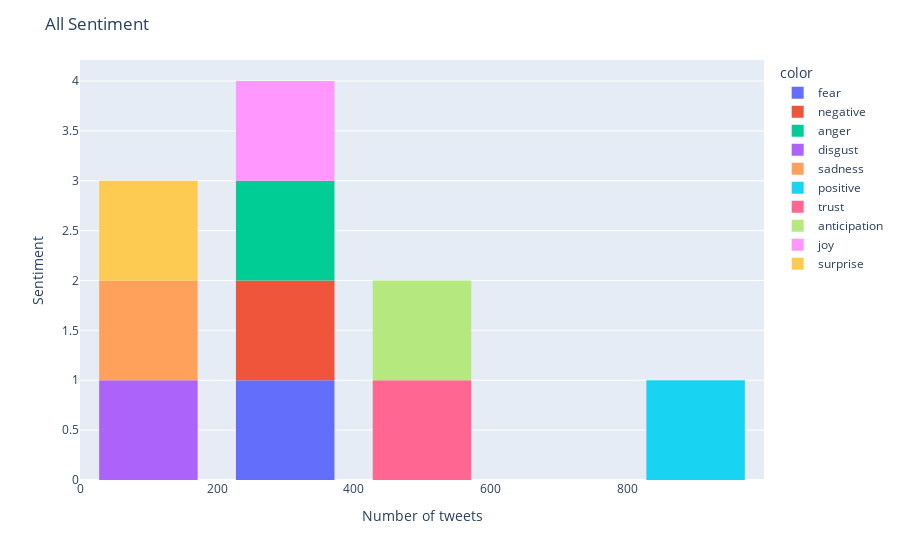

Source (notebook cell):
### Code cell
fig = px.histogram(dfCount['Sentiment'], x=dfCount["Count"], color=dfCount["Sentiment"])
fig.update_layout(
            title_text='All Sentiment', # title of plot
            xaxis_title_text='Number of tweets', # xaxis label
            yaxis_title_text='Sentiment', # yaxis label
            bargap=0.2, 
            bargroupgap=0.1 )
fig.show()

### Figure 1 — Plotly figure (JSON) as saved in the notebook; plotly's stock layout.template omitted (floating-point values rounded to 4 significant figures)
{"data": [{"alignmentgroup": "True", "bingroup": "x", "hovertemplate": "color=fear<br>x=%{x}<br>count=%{y}<extra></extra>", "legendgroup": "fear", "marker": {"color": "#636efa"}, "name": "fear", "offsetgroup": "fear", "orientation": "v", "showlegend": true, "type": "histogram", "x": [257], "xaxis": "x", "yaxis": "y"}, {"alignmentgroup": "True", "bingroup": "x", "hovertemplate": "color=negative<br>x=%{x}<br>count=%{y}<extra></extra>", "legendgroup": "negative", "marker": {"color": "#EF553B"}, "name": "negative", "offsetgroup": "negative", "orientation": "v", "showlegend": true, "type": "histogram", "x": [342], "xaxis": "x", "yaxis": "y"}, {"alignmentgroup": "True", "bingroup": "x", "hovertemplate": "color=anger<br>x=%{x}<br>count=%{y}<extra></extra>", "legendgroup": "anger", "marker": {"color": "#00cc96"}, "name": "anger", "offsetgroup": "anger", "orientation": "v", "showlegend": true, "type": "histogram", "x": [205], "xaxis": "x", "yaxis": "y"}, {"alignmentgroup": "True", "bingroup": "x", "hovertemplate": "color=disgust<br>x=%{x}<br>count=%{y}<extra></extra>", "legendgroup": "disgust", "marker": {"color": "#ab63fa"}, "name": "disgust", "offsetgroup": "disgust", "orientation": "v", "showlegend": true, "type": "histogram", "x": [143], "xaxis": "x", "yaxis": "y"}, {"alignmentgroup": "True", "bingroup": "x", "hovertemplate": "color=sadness<br>x=%{x}<br>count=%{y}<extra></extra>", "legendgroup": "sadness", "marker": {"color": "#FFA15A"}, "name": "sadness", "offsetgroup": "sadness", "orientation": "v", "showlegend": true, "type": "histogram", "x": [184], "xaxis": "x", "yaxis": "y"}, {"alignmentgroup": "True", "bingroup": "x", "hovertemplate": "color=positive<br>x=%{x}<br>count=%{y}<extra></extra>", "legendgroup": "positive", "marker": {"color": "#19d3f3"}, "name": "positive", "offsetgroup": "positive", "orientation": "v", "showlegend": true, "type": "histogram", "x": [910], "xaxis": "x", "yaxis": "y"}, {"alignmentgroup": "True", "bingroup": "x", "hovertemplate": "color=trust<br>x=%{x}<br>count=%{y}<extra></extra>", "legendgroup": "trust", "marker": {"color": "#FF6692"}, "name": "trust", "offsetgroup": "trust", "orientation": "v", "showlegend": true, "type": "histogram", "x": [514], "xaxis": "x", "yaxis": "y"}, {"alignmentgroup": "True", "bingroup": "x", "hovertemplate": "color=anticipation<br>x=%{x}<br>count=%{y}<extra></extra>", "legendgroup": "anticipation", "marker": {"color": "#B6E880"}, "name": "anticipation", "offsetgroup": "anticipation", "orientation": "v", "showlegend": true, "type": "histogram", "x": [424], "xaxis": "x", "yaxis": "y"}, {"alignmentgroup": "True", "bingroup": "x", "hovertemplate": "color=joy<br>x=%{x}<br>count=%{y}<extra></extra>", "legendgroup": "joy", "marker": {"color": "#FF97FF"}, "name": "joy", "offsetgroup": "joy", "orientation": "v", "showlegend": true, "type": "histogram", "x": [221], "xaxis": "x", "yaxis": "y"}, {"alignmentgroup": "True", "bingroup": "x", "hovertemplate": "color=surprise<br>x=%{x}<br>count=%{y}<extra></extra>", "legendgroup": "surprise", "marker": {"color": "#FECB52"}, "name": "surprise", "offsetgroup": "surprise", "orientation": "v", "showlegend": true, "type": "histogram", "x": [187], "xaxis": "x", "yaxis": "y"}], "layout": {"bargap": 0.2, "bargroupgap": 0.1, "barmode": "relative", "legend": {"title": {"text": "color"}, "tracegroupgap": 0}, "margin": {"t": 60}, "title": {"text": "All Sentiment"}, "xaxis": {"anchor": "y", "domain": [0, 1], "title": {"text": "Number of tweets"}}, "yaxis": {"anchor": "x", "domain": [0, 1], "title": {"text": "Sentiment"}}}}
